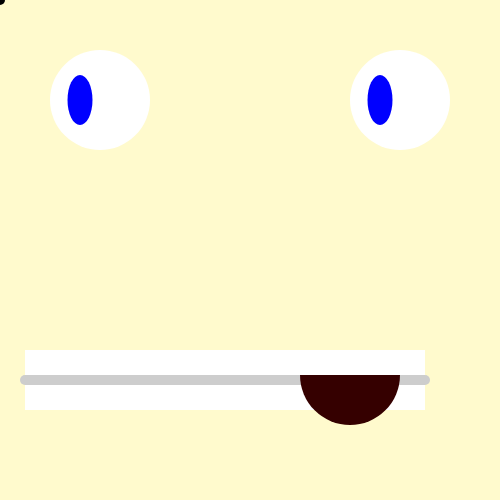
Frame 1 (no input)
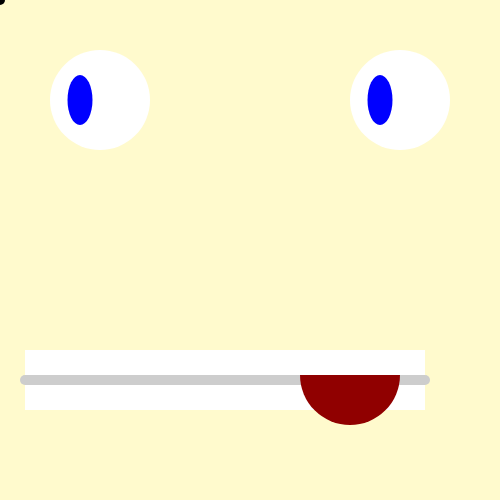
Frame 60 (no input)
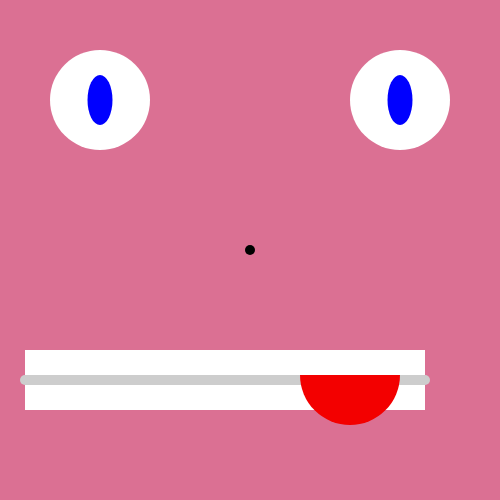
Frame 120 (the mouse pressed at the canvas centre since frame 60)

The p5.js sketch that drew these frames (run headless with seeded random() and noise() and a simulated clock; from frame 60 on, the mouse is pressed at the canvas centre):

// p5.js sketch
// ── sketch.js
//Mouse Press and Release Function Homework
var mouthX = 25;
var mouthY = 350;
var mouthW = 400;
var mouthH = 60;
var eye1X = 100;
var eye1Y = 100;
var eye2offset = 300;
var pupiloffset = 40;
var backgroundColor = 'lemonchiffon';
//var backgroundColor = background(255, 255, 179);
var randNum = 0;
var mapX = 0;

function setup() {
    createCanvas(500,500);

    noStroke();

    randNum = random(256); //0-255
    console.log(randNum);

                 }
function draw() {
    frameRate(40);
    background(backgroundColor); //light yellow. //gets redrawn.
    fill(0);
    ellipse(mouseX, mouseY, 10, 10)



    mapX = map(mouseX,0,width,-20,20);
    //draw random circles all over
    //ellipse(random(width), random(height), 50, 50)

    //eye1
    fill(255)
    ellipse(eye1X, eye1Y, 100, 100);
    fill(0, 0, 255)
    ellipse(eye1X + mapX, eye1Y, 25, 50);

    //eye2
    fill(255)
    ellipse(eye1X + eye2offset, 100,100);
    fill(0, 0, 255);
    ellipse(eye1X+eye2offset+mapX, eye1Y, 25, 50);

    //nose
    fill(255)
    triangle(width/2, height/2, (width/2) + 20, (height/2) + 20);


    //mouth
    rect(mouthX, mouthY, mouthW, mouthH);
    strokeWeight(10);
    stroke(205); //color: light gray
    line(mouthX, mouthY+mouthH/2, mouthX+mouthW, mouthY+mouthH/2);
    noStroke();

    //tongue
    //fill('red')
    randNum = random(256); //0 -255
    fill(randNum, 0, 0);
    console.log(randNum);
    arc(width/2 + 100, 375, 100, 100, 0, PI);
                }

function mousePressed(){
    //background('yellow');
    backgroundColor = 'palevioletred';}

function mouseReleased(){
    backgroundColor = 'lemonchiffon'; }


//mouth
/*
rect(mouthX, mouthY + mouthH/2, mouthX + mouthW, mouthY + mouthH/2)
stroke(125);
strokewieght(10);
line(mouthX, mouthY + mouthH/2, mouthX + mouthW, mouthY + mouthH/2);


    //(R, G, B)
background(154, 199, 230);
console.log("width : " + width + "    height: " + height);

}
/*
function draw() {


//eye1
// x, y, width, height
    ellipse(eye1X, eye1Y, 100, 100);
    fill(0, 0, 255)
    ellipse()
    ellipse(eye1X + eye2offset, eye1Y + eye2ofset, 100,100);

}
*/
